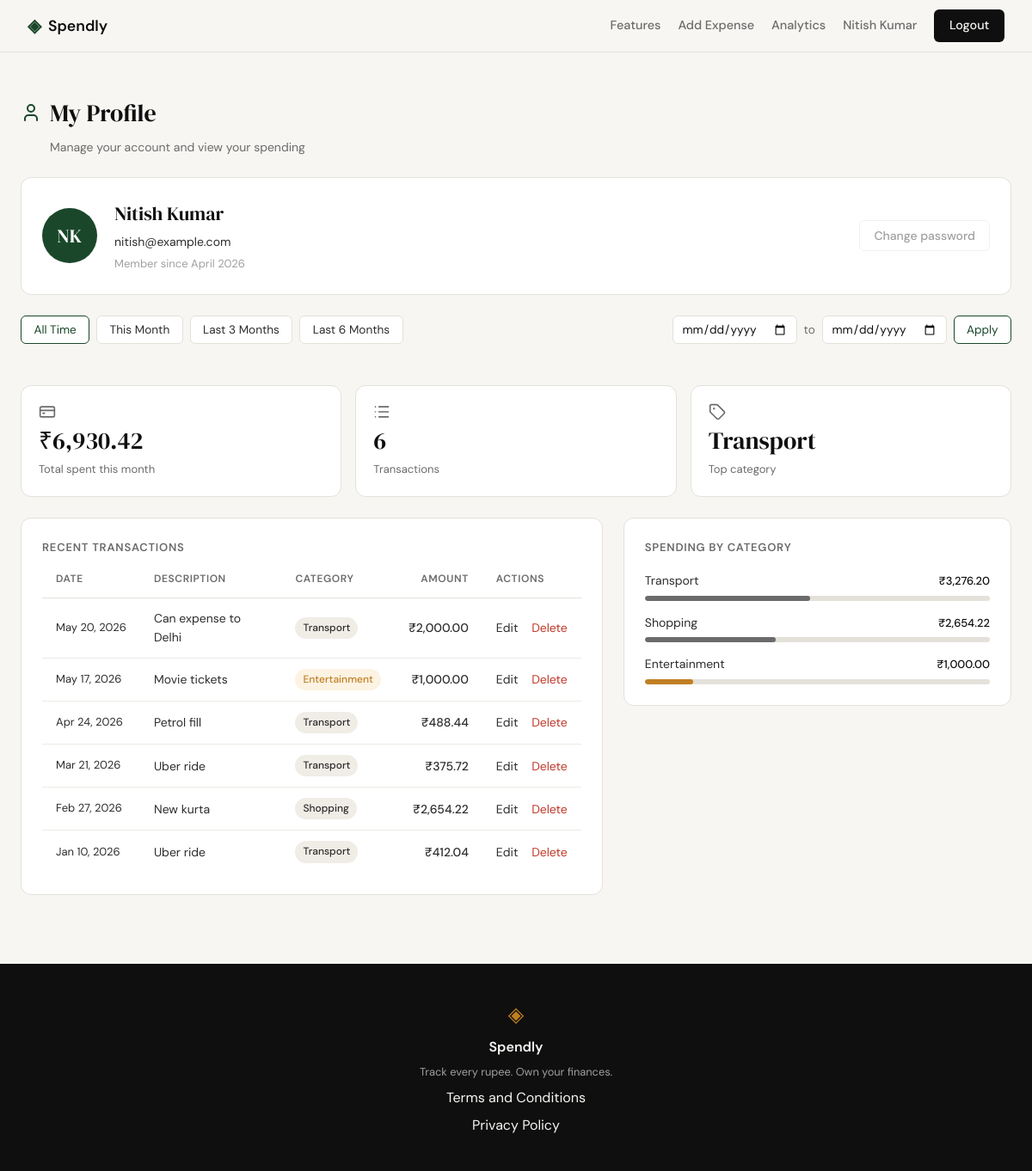
/profile (signed in), run on an earlier commit of the app's database.
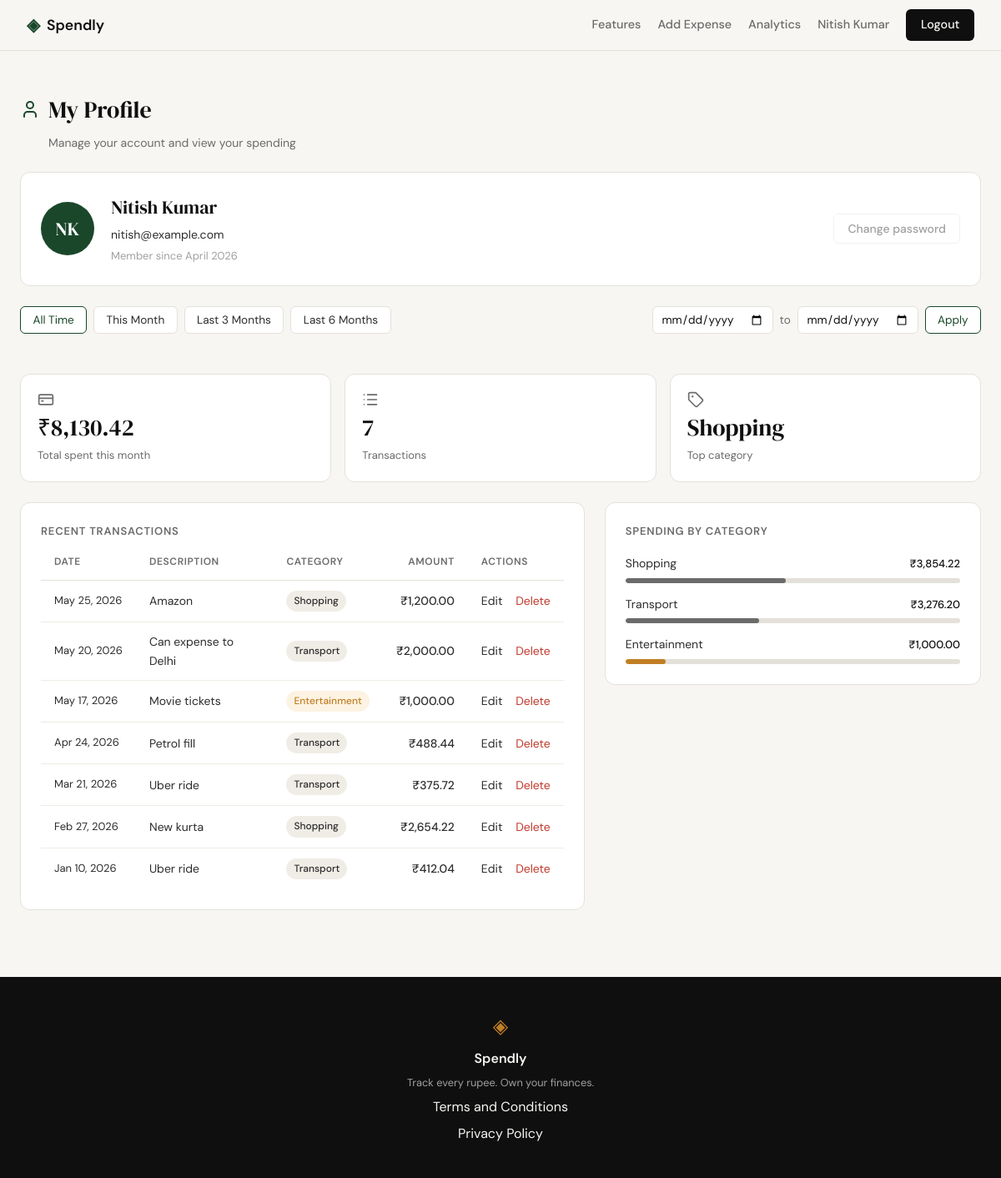
And on a later commit of the database.
### tables this page shows
CREATE TABLE expenses (
            id          INTEGER PRIMARY KEY AUTOINCREMENT,
            user_id     INTEGER NOT NULL REFERENCES users(id),
            amount      REAL    NOT NULL,
            category    TEXT    NOT NULL,
            date        TEXT    NOT NULL,
            description TEXT,
            created_at  TEXT    DEFAULT (datetime('now'))
        );

### app.py (the view)
@app.route("/profile")
def profile():
    if not session.get("user_id"):
        return redirect(url_for("login"))
    user_id = session["user_id"]
    date_from = _parse_date(request.args.get("date_from", ""))
    date_to = _parse_date(request.args.get("date_to", ""))
    if date_from and date_to and date_from > date_to:
        flash("Start date must be before end date.")
        date_from = date_to = ""
    date_from = date_from or None
    date_to = date_to or None
    today = date.today()
    presets = {
        "this_month": (today.replace(day=1).isoformat(), today.isoformat()),
        "last_3_months": ((today - timedelta(days=90)).isoformat(), today.isoformat()),
        "last_6_months": ((today - timedelta(days=180)).isoformat(), today.isoformat()),
    }
    active_preset = "all_time"
    for name, (pf, pt) in presets.items():
        if date_from == pf and date_to == pt:
            active_preset = name
            break
    user = get_user_by_id(user_id)
    stats = get_summary_stats(user_id, date_from=date_from, date_to=date_to)
    transactions = get_recent_transactions(
        user_id, date_from=date_from, date_to=date_to
    )
    categories = get_category_breakdown(user_id, date_from=date_from, date_to=date_to)
    return render_template(
        "profile.html",
        user=user,
        stats=stats,
        transactions=transactions,
        categories=categories,
        date_from=date_from or "",
        date_to=date_to or "",
        presets=presets,
        active_preset=active_preset,
    )

### app.py (called while the page is built)
def _parse_date(value):
    try:
        datetime.strptime(value, "%Y-%m-%d")
        return value
    except (ValueError, TypeError):
        return ""

### database/db.py (called while the page is built)
def get_db():
    conn = sqlite3.connect(DB_PATH)
    conn.row_factory = sqlite3.Row
    conn.execute("PRAGMA foreign_keys = ON")
    return conn

### database/queries.py (called while the page is built)
def _make_initials(name):
    tokens = name.split()
    return "".join(t[0] for t in tokens[:2]).upper() if tokens else ""

def _date_clause(date_from, date_to):
    if date_from and date_to:
        return "AND date BETWEEN ? AND ?", (date_from, date_to)
    if date_from:
        return "AND date >= ?", (date_from,)
    if date_to:
        return "AND date <= ?", (date_to,)
    return "", ()

### templates/profile.html (shortened to what the changed rows need)
{% extends "base.html" %}
{% block head %}
<link rel="stylesheet" href="{{ url_for('static', filename='css/profile.css') }}">
{% endblock %}
{% block content %}
<div class="profile-page">
    <div class="profile-header">
        <div class="profile-header-left">
            <h1 class="profile-title">My Profile</h1>
        </div>
    </div>
    <div class="profile-card">
        <div class="profile-card-info">
            <h2 class="profile-name">{{ user.name }}</h2>
        </div>
    </div>
    <div class="stats-row">
        <div class="stat-card">
            <i data-lucide="credit-card" class="stat-icon"></i>
            <span class="stat-value">{{ stats.total_spent }}</span>
            <span class="stat-label">Total spent this month</span>
        </div>
        <div class="stat-card">
            <i data-lucide="list" class="stat-icon"></i>
            <span class="stat-value">{{ stats.transaction_count }}</span>
            <span class="stat-label">Transactions</span>
        </div>
        <div class="stat-card">
            <i data-lucide="tag" class="stat-icon"></i>
            <span class="stat-value">{{ stats.top_category }}</span>
            <span class="stat-label">Top category</span>
        </div>
    </div>
    <div class="profile-grid">
        <div class="tx-table-wrap">
            <table class="tx-table">
                <thead>
                    <tr>
                        <th>Date</th>
                        <th>Description</th>
                        <th>Category</th>
                        <th class="tx-amount-col">Amount</th>
                        <th>Actions</th>
                    </tr>
                </thead>
                <tbody>
                    {% for tx in transactions %}
                    <tr>
                        <td class="tx-date">{{ tx.date }}</td>
                        <td>{{ tx.description }}</td>
                        <td>
                            <span class="badge badge--{{ tx.category | lower }}">{{ tx.category }}</span>
                        </td>
                        <td class="tx-amount">{{ tx.amount }}</td>
                        <td class="tx-actions">
                            <a href="{{ url_for('edit_expense', id=tx.id) }}" class="tx-edit-link">Edit</a>
                            <form method="POST" action="{{ url_for('delete_expense_route', id=tx.id) }}" class="tx-delete-form">
                                <button type="submit" class="tx-delete-btn">Delete</button>
                            </form>
                        </td>
                    </tr>
                    {% endfor %}
                </tbody>
            </table>
        </div>
        <div class="category-breakdown">
            <div class="category-list">
                {% for cat in categories %}
                <div class="category-row cat--{{ cat.name | lower }}">
                    <div class="category-row-top">
                        <span class="category-name">{{ cat.name }}</span>
                        <span class="category-amount">{{ cat.amount }}</span>
                    </div>
                    <div class="category-bar-track">
                        <div class="category-bar-fill" style="--pct: {{ cat.pct }}%"></div>
                    </div>
                </div>
                {% endfor %}
            </div>
        </div>
    </div>
</div>
{% endblock %}

What changed in the data, as far as the page shows it:
added expenses: date "May 25, 2026", description "Amazon", category "Shopping", amount "₹1,200.00"
Also different on the page:
{{ stats.total_spent }}: "₹6,930.42" → "₹8,130.42"
{{ stats.transaction_count }}: "6" → "7"
{{ stats.top_category }}: "Transport" → "Shopping"
{{ cat.pct }}: 48 → 40 (drawn)
{{ cat.pct }}: 14 → 12 (drawn)
new list line: "Shopping ₹3,854.22"
list line gone: "Shopping ₹2,654.22"
